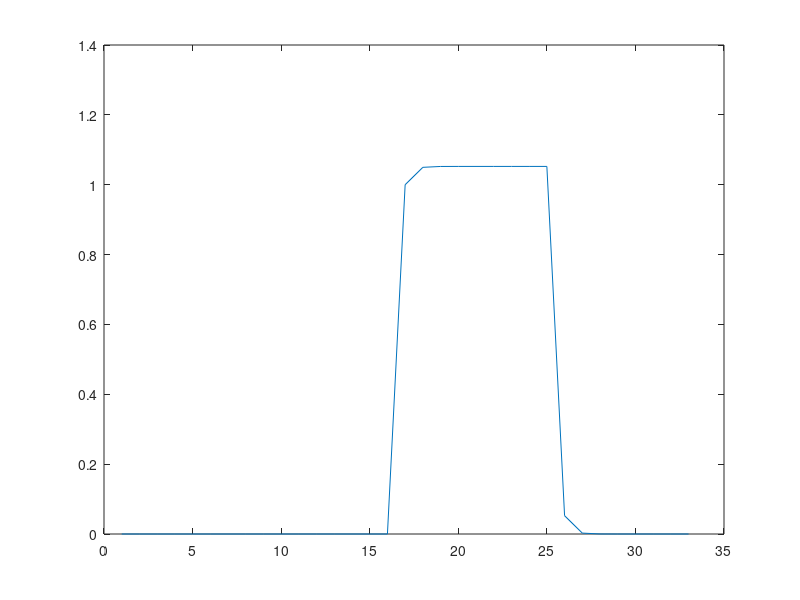

MATLAB code for this plot:
n = linspace(-8, 8, 17)
N = 17
M = 17
ut = double(n >= 0.0);
ht = exp(-3.0 .* n) .* double(n >= 0.0);

ut=[ut,zeros(1,N-1)];
ht=[ht,zeros(1,M-1)];

sum = 0;
for m=1:M+N-1
    for n=1:m
        sum = sum + ut(n)*ht(m+1-n);
    end
    result(m)=sum;
    sum=0;
end
plot(result)